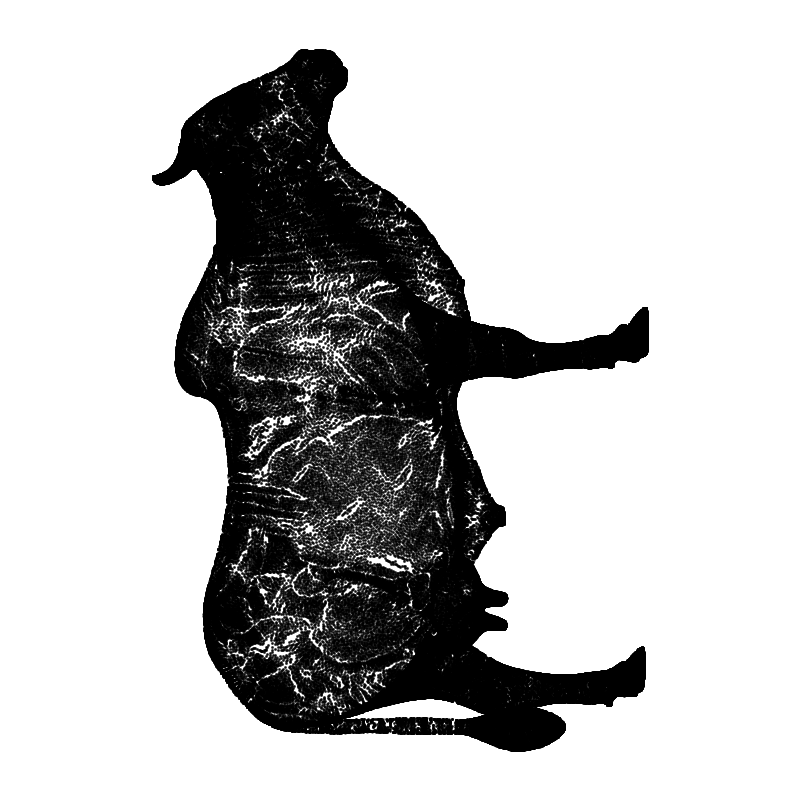
#> input picture cow.png, 800 x 800 px
$ python image_convert.py
#> lines starting #> are read from the running program, lines starting #| are printed output that depends on the picture
from PIL import Image
import numpy as np
# from PIL.ExifTags import TAGS
from scipy import ndimage
import matplotlib.pyplot as plt

# Open the image
img = Image.open("cow.png").convert("L")


# Convert to a binary array using a threshold (e.g., 128)
greys = []
binary_array = np.array(img)
# rows = binary_array.shape[0]
# columns = binary_array.shape[1]
sections = [[49, 73],
[73, 177],
[177, 189],
[189, 360],
[360, 424],
[424, 630],
[630, 692],
[692, 716],
[716, 732],
[732, 752]]
greys = []
for section in sections:
    start = section[0]
    stop = section[1]
    submatrix = binary_array[start:stop]
    grey = np.where(submatrix < 128)
    greys.append(grey)
#> this loop made 10 passes
#> grey on passes 1 to 10: 1286 positions, rows 0 to 23, columns 269 to 347, 14461 positions, rows 0 to 103, columns 152 to 364, 2182 positions, rows 0 to 11, columns 152 to 382, 43701 positions, rows 0 to 170, columns 175 to 648, 17585 positions, rows 0 to 63, columns 174 to 639, 49954 positions, rows 0 to 205, columns 203 to 508, 19460 positions, rows 0 to 61, columns 203 to 645, 6711 positions, rows 0 to 23, columns 232 to 640, 4377 positions, rows 0 to 15, columns 254 to 565, 1747 positions, rows 0 to 19, columns 291 to 564
#> pass 2, `submatrix = binary_array[start:stop]`:
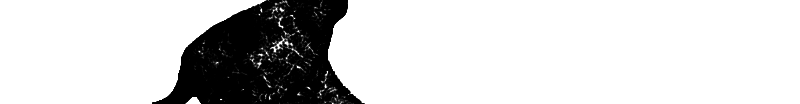
#> submatrix: shape (104, 800); min 0, max 255, mean 211.5
#> after the loop, greys = 10 items


print(greys[0][0])
#> (printed output is left out)
print(binary_array[49:73])
#> (printed output is left out)

$ run again, with door.png copied over cow.png
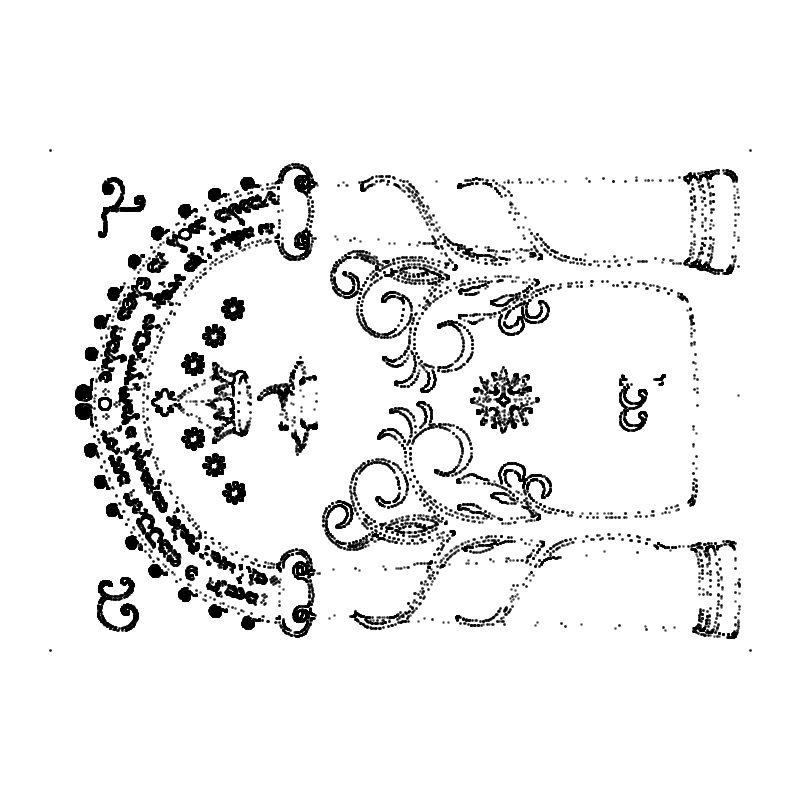
#> input picture door.png, 800 x 800 px
#> the loop `for section in sections:` made 10 passes
#> grey on passes 1 to 8: (empty array, empty array), 509 positions, rows 76 to 103, columns 49 to 751, 1358 positions, rows 0 to 11, columns 102 to 737, 15571 positions, rows 0 to 170, columns 85 to 739, 7476 positions, rows 0 to 63, columns 75 to 738, 19133 positions, rows 0 to 205, columns 84 to 740, 347 positions, rows 0 to 21, columns 49 to 751, (empty array, empty array)
#> pass 2, `submatrix = binary_array[start:stop]`:
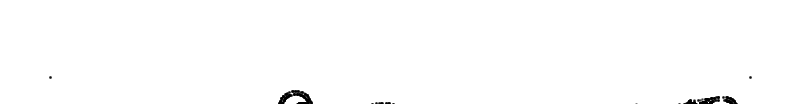
#> submatrix: shape (104, 800); min 0, max 255, mean 253.5
#> after the loop `for section in sections:`: greys = 10 items
#> (printed output is left out)
